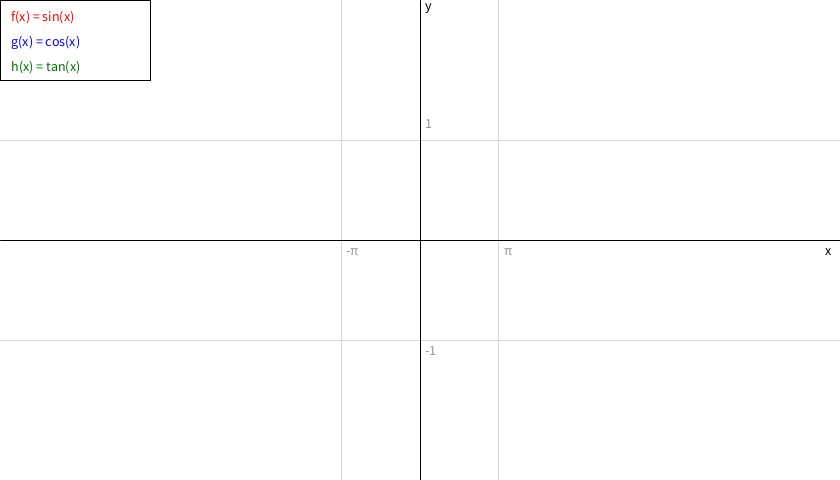
Frame 1 (no input)
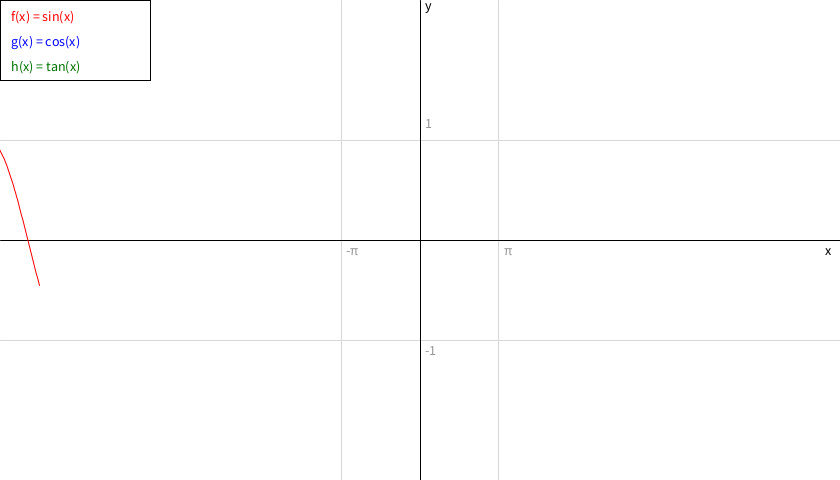
Frame 60 (the mouse pressed at the canvas centre just before this capture)
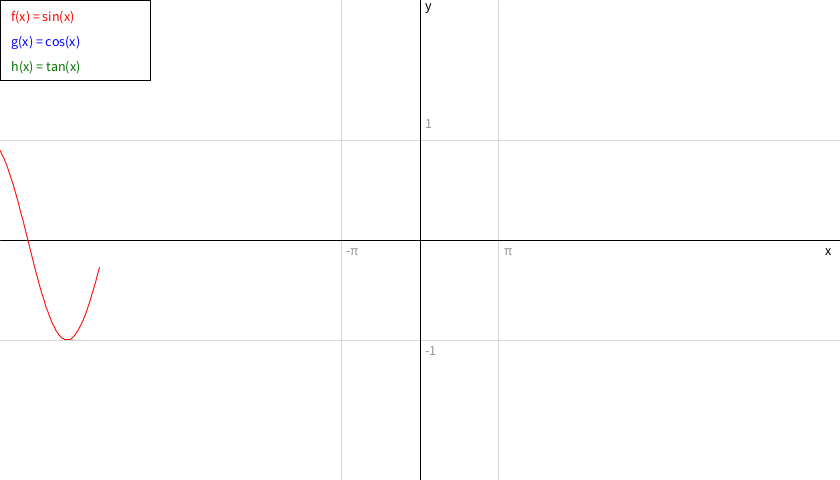
Frame 120 (the mouse held since frame 60 and released just before this capture)

The Processing sketch that drew these frames (run headless with seeded random() and noise(); from frame 60 on, the mouse is pressed at the canvas centre):

// Processing sketch: sin_cos_tan
// ── sin_cos_tan.pde
/*************************************************************
 * Function animated plot - Basic trigonometric functions 
 * f(x) = sin(x)
 * g(x) = cos(x)
 * h(x) = tan(x)
 *************************************************************/

float px, x;
float py, y;

float unityFactor = 100;

color sinColor = color(255, 0, 0);
color cosColor = color(0, 0, 255);
color tanColor = color(0, 115, 0);

boolean drawSin = true;
boolean drawCos = false;
boolean drawTan = false;

void setup() {
    size(840, 480);
    background(255);
    
    drawUnityFactorAxis();
    drawAxis();
    
    x = width/2 * (-1) - 20;
    y = 0;
    
    px = x;
    py = y;
    
    strokeWeight(1);
}

void draw() {
    if (x > (width / 2) && (drawSin || drawCos || drawTan)) {
        x = width/2 * (-1) - 20;
        y = 0;
        
        px = x;
        py = y;
        
        if (drawSin) {
            drawSin = false;
            drawCos = true;
        } else if (drawCos) {
            drawCos = false;
            drawTan = true;
        } else {
            drawTan = false;
        }
    }
    
    if (drawSin) {
        y = sin(x / (unityFactor/4)) * unityFactor;
        stroke(sinColor);
    } else if (drawCos) {
        y = cos(x / (unityFactor/4)) * unityFactor;
        stroke(cosColor);
    } else if (drawTan) {
        y = tan(x / (unityFactor/4)) * unityFactor;
        stroke(tanColor);
    } else {
        noLoop();
        return;
    }
    
    translate(width/2, height/2);
    
    if (y >= (0.0 - height) && y <= (2 * height)) {
        line(px, -py, x, -y);
    }
    
    px = x;
    py = y;
    x += 1;
    
    drawFunction();
}

void drawAxis() {
    strokeWeight(1);    
    stroke(0);
    line(width/2, 0, width/2, height);
    line(0, height/2, width, height/2);
    
    textSize(14);
    fill(0);
    text("y", width/2 + 5, 10);
    text("x", width - 15, height/2 + 15);
}

void drawUnityFactorAxis() {
    strokeWeight(1);
    stroke(215);
    
    float xf1 = width/2 - ((unityFactor/4) * PI);
    float xf2 = width/2 + ((unityFactor/4) * PI);
    
    float yf1 = height/2 - unityFactor;
    float yf2 = height/2 + unityFactor;
    
    line(0, yf1, width, yf1);
    line(0, yf2, width, yf2);
    line(xf1, 0, xf1, height);
    line(xf2, 0, xf2, height);
    
    textSize(14);
    fill(150);
    text("-π", xf1 + 5, height/2 + 15);
    text("π", xf2 + 5, height/2 + 15);
    text("1", width/2 + 5, yf1 - 12);
    text("-1", width/2 + 5, yf2 + 15);
}

void drawFunction() {
    fill(255);
    stroke(0);
    rect(-width/2, -height/2, 150, 80);
    
    textSize(14);
    
    fill(sinColor);
    text("f(x) = sin(x)", (-width/2 + 10), (-height/2 + 20));
    
    fill(cosColor);
    text("g(x) = cos(x)", (-width/2 + 10), (-height/2 + 45));
    
    fill(tanColor);
    text("h(x) = tan(x)", (-width/2 + 10), (-height/2 + 70));
}
